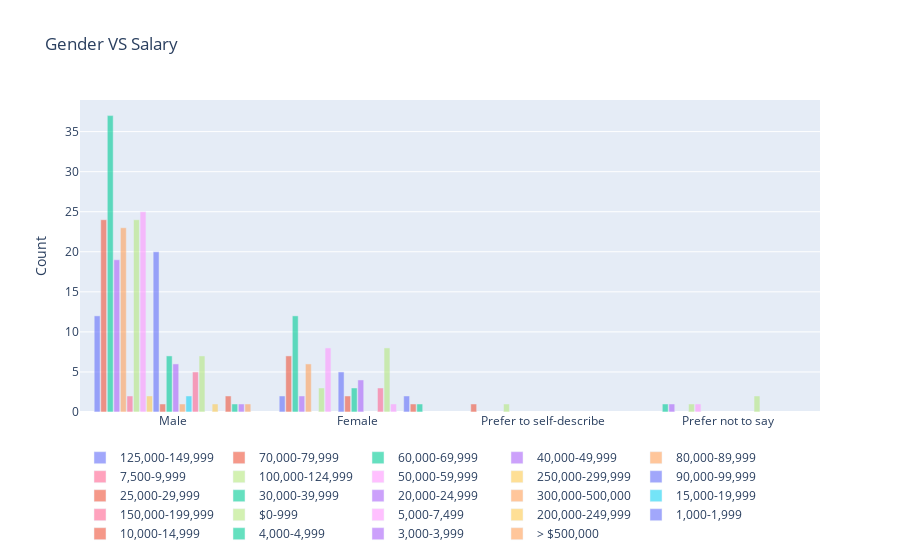

Source (notebook cell):
### Markdown cell above
## Gender VS Salary

### Code cell
bi_variant_chart("Gender","Salary","Gender VS Salary","Count")

### Figure 1 — Plotly figure (JSON) as saved in the notebook; plotly's stock layout.template omitted (floating-point values rounded to 4 significant figures)
{"data": [{"name": "125,000-149,999", "opacity": 0.6, "type": "bar", "x": ["Male", "Female"], "y": [12, 2]}, {"name": "70,000-79,999", "opacity": 0.6, "type": "bar", "x": ["Male", "Female", "Prefer to self-describe"], "y": [24, 7, 1]}, {"name": "60,000-69,999", "opacity": 0.6, "type": "bar", "x": ["Male", "Female", "Prefer not to say"], "y": [37, 12, 1]}, {"name": "40,000-49,999", "opacity": 0.6, "type": "bar", "x": ["Male", "Female", "Prefer not to say"], "y": [19, 2, 1]}, {"name": "80,000-89,999", "opacity": 0.6, "type": "bar", "x": ["Male", "Female"], "y": [23, 6]}, {"name": "nan", "opacity": 0.6, "type": "bar", "x": [], "y": []}, {"name": "7,500-9,999", "opacity": 0.6, "type": "bar", "x": ["Male"], "y": [2]}, {"name": "100,000-124,999", "opacity": 0.6, "type": "bar", "x": ["Male", "Female", "Prefer to self-describe", "Prefer not to say"], "y": [24, 3, 1, 1]}, {"name": "50,000-59,999", "opacity": 0.6, "type": "bar", "x": ["Male", "Female", "Prefer not to say"], "y": [25, 8, 1]}, {"name": "250,000-299,999", "opacity": 0.6, "type": "bar", "x": ["Male"], "y": [2]}, {"name": "90,000-99,999", "opacity": 0.6, "type": "bar", "x": ["Male", "Female"], "y": [20, 5]}, {"name": "25,000-29,999", "opacity": 0.6, "type": "bar", "x": ["Female", "Male"], "y": [2, 1]}, {"name": "30,000-39,999", "opacity": 0.6, "type": "bar", "x": ["Male", "Female"], "y": [7, 3]}, {"name": "20,000-24,999", "opacity": 0.6, "type": "bar", "x": ["Male", "Female"], "y": [6, 4]}, {"name": "300,000-500,000", "opacity": 0.6, "type": "bar", "x": ["Male"], "y": [1]}, {"name": "15,000-19,999", "opacity": 0.6, "type": "bar", "x": ["Male"], "y": [2]}, {"name": "150,000-199,999", "opacity": 0.6, "type": "bar", "x": ["Male", "Female"], "y": [5, 3]}, {"name": "$0-999", "opacity": 0.6, "type": "bar", "x": ["Female", "Male", "Prefer not to say"], "y": [8, 7, 2]}, {"name": "5,000-7,499", "opacity": 0.6, "type": "bar", "x": ["Female"], "y": [1]}, {"name": "200,000-249,999", "opacity": 0.6, "type": "bar", "x": ["Male"], "y": [1]}, {"name": "1,000-1,999", "opacity": 0.6, "type": "bar", "x": ["Female"], "y": [2]}, {"name": "10,000-14,999", "opacity": 0.6, "type": "bar", "x": ["Male", "Female"], "y": [2, 1]}, {"name": "4,000-4,999", "opacity": 0.6, "type": "bar", "x": ["Female", "Male"], "y": [1, 1]}, {"name": "3,000-3,999", "opacity": 0.6, "type": "bar", "x": ["Male"], "y": [1]}, {"name": "> $500,000", "opacity": 0.6, "type": "bar", "x": ["Male"], "y": [1]}], "layout": {"bargap": 0.15, "bargroupgap": 0.1, "legend": {"bgcolor": "rgba(255, 255, 255, 0)", "bordercolor": "rgba(255, 255, 255, 0)", "orientation": "h"}, "title": {"text": "Gender VS Salary"}, "yaxis": {"title": {"text": "Count"}}}}
